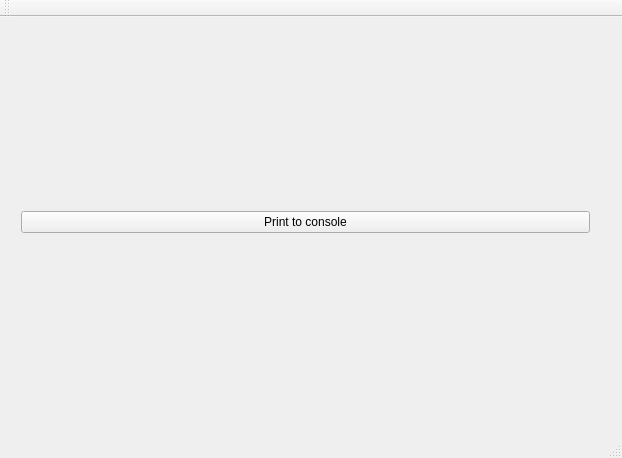
<?xml version="1.0" encoding="UTF-8"?>
<ui version="4.0">
 <class>MainWindow</class>
 <widget class="QMainWindow" name="MainWindow">
  <property name="geometry">
   <rect>
    <x>0</x>
    <y>0</y>
    <width>622</width>
    <height>458</height>
   </rect>
  </property>
  <property name="windowTitle">
   <string>MainWindow</string>
  </property>
  <widget class="QWidget" name="centralWidget">
   <widget class="QWidget" name="verticalLayoutWidget">
    <property name="geometry">
     <rect>
      <x>10</x>
      <y>10</y>
      <width>591</width>
      <height>391</height>
     </rect>
    </property>
    <layout class="QVBoxLayout" name="verticalLayout">
     <item>
      <layout class="QHBoxLayout" name="horizontalLayout">
       <item>
        <widget class="QPushButton" name="button1">
         <property name="text">
          <string>Print to console</string>
         </property>
        </widget>
       </item>
      </layout>
     </item>
    </layout>
   </widget>
  </widget>
  <widget class="QMenuBar" name="menuBar">
   <property name="geometry">
    <rect>
     <x>0</x>
     <y>0</y>
     <width>622</width>
     <height>21</height>
    </rect>
   </property>
  </widget>
  <widget class="QToolBar" name="mainToolBar">
   <attribute name="toolBarArea">
    <enum>TopToolBarArea</enum>
   </attribute>
   <attribute name="toolBarBreak">
    <bool>false</bool>
   </attribute>
  </widget>
  <widget class="QStatusBar" name="statusBar"/>
 </widget>
 <layoutdefault spacing="6" margin="11"/>
 <resources/>
 <connections/>
</ui>
